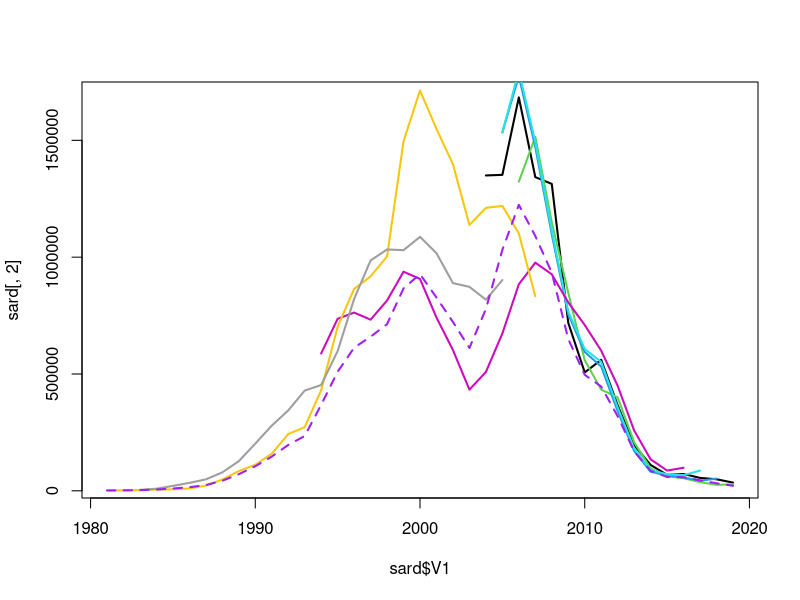
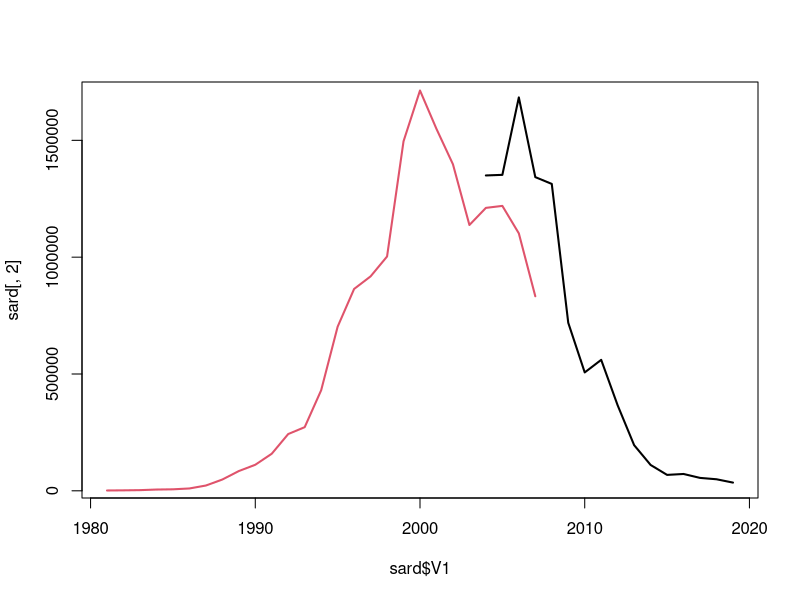
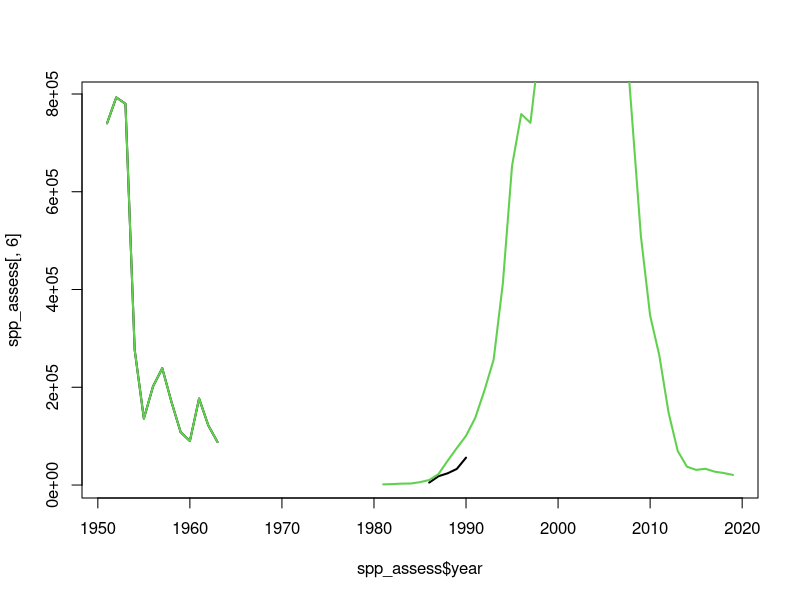

Source code (R) for these figures, in order:
setwd('~/Desktop/professional/projects/side_projects/spf_eggs/update_2020/data')

sard_head <- read.csv('sardine_assessment_data.csv',nrows=1)
sard <- read.csv('sardine_assessment_data.csv',header=F,skip=2)

plot(sard$V1,sard[,2],typ='l',lwd=2)
for(i in 3:ncol(sard)){
  points(sard$V1,sard[,i],typ='l',col=i,lwd=2)
}
points(sard$V1,apply(sard,1,mean,na.rm=T),typ='l',col='purple',lwd=2,lty=2)

plot(sard$V1,sard[,2],typ='l',lwd=2)
points(sard$V1,sard[,7],typ='l',lwd=2,col=2)


assessment <- read.csv('assessment_output.csv',nrows=5)
spp_assess <- read.csv('assessment_output.csv',skip=5)

plot(spp_assess$year,spp_assess[,6],typ='l',lwd=2)
points(spp_assess$year,spp_assess[,2],typ='l',lwd=2,col=3)
